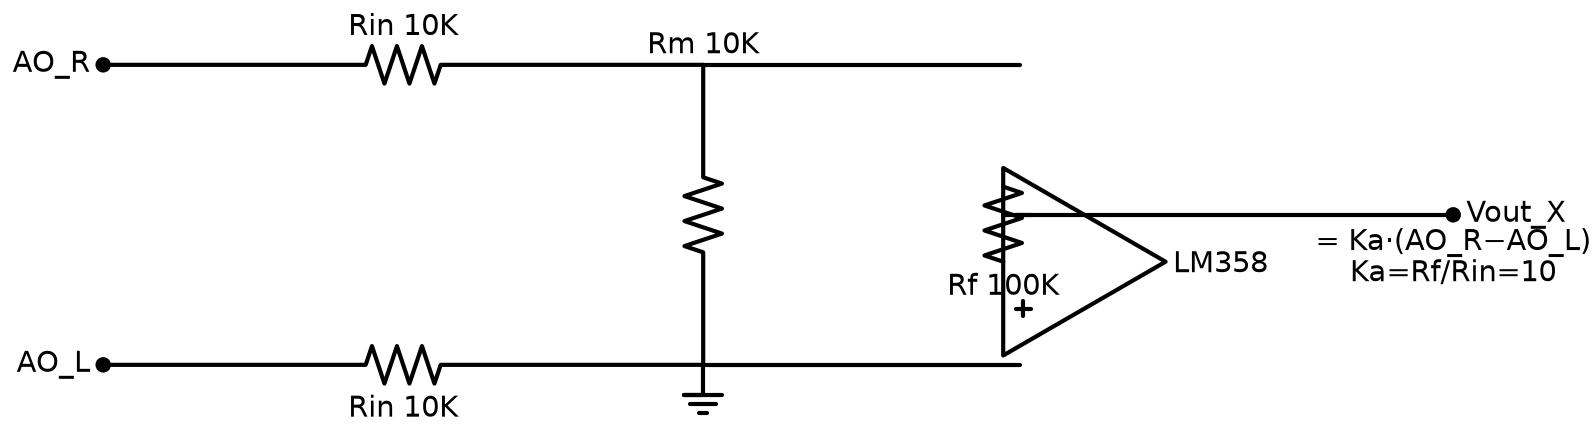

The Python source for this figure:
#!/usr/bin/env python3
"""差动放大级电路图 — LM358 差分放大 (单轴).
链路: AO_R -> Rin -> (+), AO_L -> Rin -> (-) -> Rf 反馈 -> Vout
"""
import schemdraw
import schemdraw.elements as elm

U = 2.0
d = schemdraw.Drawing()
d.config(unit=U)

# 运放 (中心 ~8U, 3U)
op = (8*U, 3*U)
d += elm.Opamp().at(op).anchor("in1").label("LM358", "right")

# 同相输入 (+) : AO_R -> Rin -> (+)
d += elm.Dot().at((2*U, 4*U)).label("AO_R", "left")
d += elm.Resistor().right().at((2*U, 4*U)).to((6*U, 4*U)).label("Rin 10K", "top")
d += elm.Line().at((6*U, 4*U)).right().to((8*U, 3*U+0.625))
# 匹配电阻 Rm (+ → GND)
d += elm.Resistor().down().at((6*U, 4*U)).to((6*U, 2*U)).label("Rm 10K", "right")
d += elm.Ground().at((6*U, 2*U))

# 反相输入 (-) : AO_L -> Rin -> (-)
d += elm.Dot().at((2*U, 2*U)).label("AO_L", "left")
d += elm.Resistor().right().at((2*U, 2*U)).to((6*U, 2*U)).label("Rin 10K", "bottom")
d += elm.Line().at((6*U, 2*U)).right().to((8*U, 3*U-0.625))

# 反馈电阻 Rf: (-) -> 输出
d += elm.Resistor().at((8*U, 3*U-0.625)).to((8*U, 3*U)).label("Rf 100K", "left")

# 输出
d += elm.Line().right().at((8*U, 3*U)).to((11*U, 3*U))
d += elm.Dot().at((11*U, 3*U)).label("Vout_X", "right").label(f"= Ka·(AO_R−AO_L)\nKa=Rf/Rin=10", "bottom")

d.save(__file__.replace(".py", ".png"), dpi=150)
print("saved", __file__.replace(".py", ".png"))
